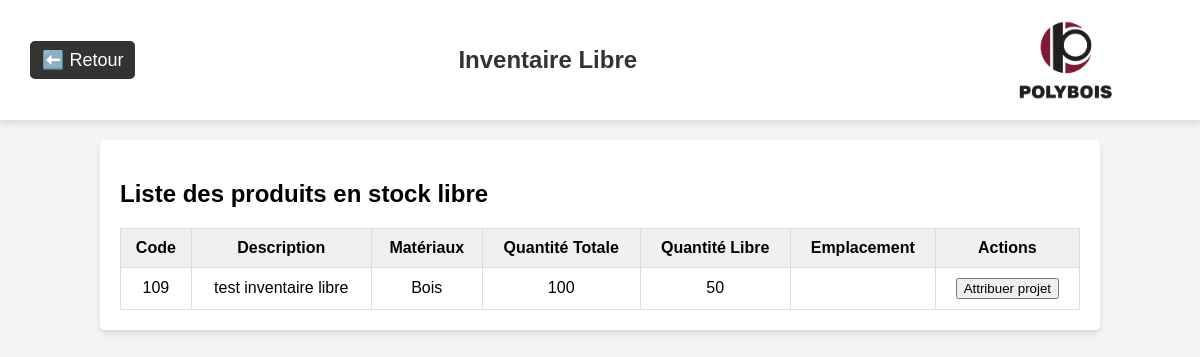
Page /inventaire/libre on the earlier database version.
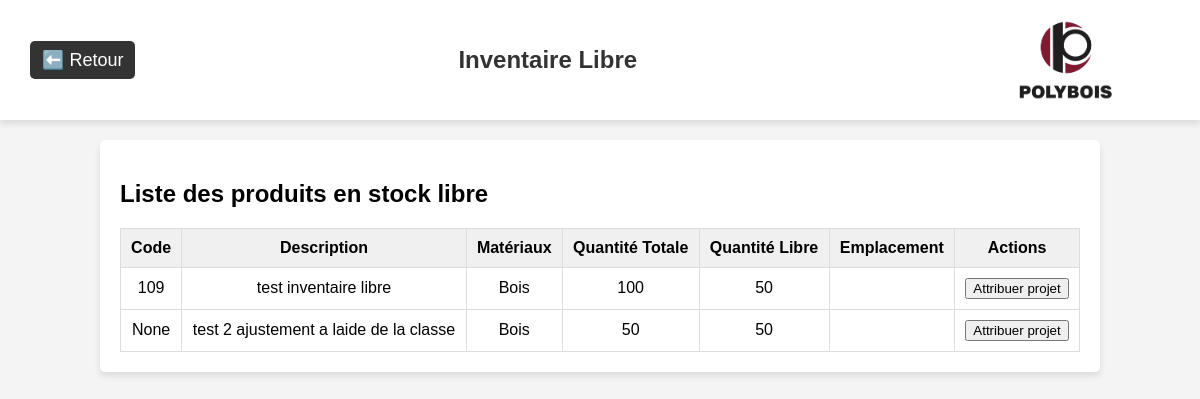
Same page on the later database version.
### app/models/produit.py (models this page shows, shortened)
class Produit(db.Model):
    __tablename__ = 'produit'
    id = db.Column(db.Integer, primary_key=True)
    code = db.Column(db.String(50), unique=True, nullable=True)
    description = db.Column(db.String(255))
    materiaux = db.Column(db.String(100))
    categorie = db.Column(db.String(100))
    quantite = db.Column(db.Integer, default=0)
    projets_associes = db.relationship("ProduitProjet", back_populates="produit", cascade="all, delete-orphan")
    lignes_achat = db.relationship("LigneAchat", back_populates="produit", cascade="all, delete-orphan")
    stocks = db.relationship("Stock", back_populates="produit", cascade="all, delete-orphan")
    lignes_commande = db.relationship("LigneCommandeProduction", back_populates="produit", cascade="all, delete-orphan")

### app/routes/inventaire_routes.py (the view)
@inventaire_bp.route("/libre")
def inventaire_libre():
    produits = Produit.query.all()
    produits_libres = []
    for produit in produits:
        total_attribue = sum(assoc.quantite for assoc in produit.projets_associes)
        free = produit.quantite - total_attribue
        if free > 0:
            produit.free = free
            produits_libres.append(produit)
    return render_template("inventaire_libre.html", produits=produits_libres)

### app/templates/inventaire_libre.html (shortened to what this page needs)
<!DOCTYPE html>
<html lang="fr">
  <head>
  </head>
  <body>
    <header>
      <a class="return-link" href="/inventaire">⬅️ Retour</a>
      <h1 class="module-title">Inventaire Libre</h1>
      <img class="logo-polybois" src="{{ url_for('static', filename='images/logo.png') }}" alt="Logo Polybois">
    </header>
    <div class="container">
      <h2>Liste des produits en stock libre</h2>
      <table id="produits">
        <thead>
          <tr>
            <th>Code</th>
            <th>Description</th>
            <th>Matériaux</th>
            <th>Quantité Totale</th>
            <th>Quantité Libre</th>
            <th>Emplacement</th>
            <th>Actions</th>
          </tr>
        </thead>
        <tbody>
          {% if produits %}
            {% for produit in produits %}
              <tr>
                <td>{{ produit.code }}</td>
                <td>{{ produit.description }}</td>
                <td>{{ produit.materiaux }}</td>
                <td>{{ produit.quantite }}</td>
                <td>{{ produit.free }}</td>
                <td>{{ produit.emplacement }}</td>
                <td>
                  <button onclick="attribuer_projet('{{ produit.code }}')">Attribuer projet</button>
                </td>
              </tr>
            {% endfor %}
          {% else %}
            <tr>
              <td colspan="7">⚠️ Aucun produit libre trouvé.</td>
            </tr>
          {% endif %}
        </tbody>
      </table>
    </div>
  </body>
</html>

### app/templates/inventaire_libre.html (style rules this page uses)
body { font-family: Arial, sans-serif; background-color: #f4f4f4; margin: 0; padding: 0; }
header { background-color: white; padding: 10px 30px; display: flex; justify-content: space-between; align-items: center; height: 100px; box-shadow: 0px 4px 6px rgba(0, 0, 0, 0.1); }
.return-link { text-decoration: none; font-size: 18px; color: white; background-color: #333; padding: 8px 12px; border-radius: 5px; }
.module-title { font-size: 24px; color: #333; flex-grow: 1; text-align: center; }
.logo-polybois { height: 120px; }
.container { margin: 20px auto; width: 80%; background: white; padding: 20px; border-radius: 5px; box-shadow: 0 4px 6px rgba(0, 0, 0, 0.1); }
table { width: 100%; border-collapse: collapse; margin-top: 20px; }
th, td { padding: 10px; border: 1px solid #ddd; text-align: center; }
th { background-color: #f0f0f0; }

Differences in the rows shown:
added Produit: code "None", description "test 2 ajustement a laide de la classe", materiaux "Bois", quantite "50", free "50"
